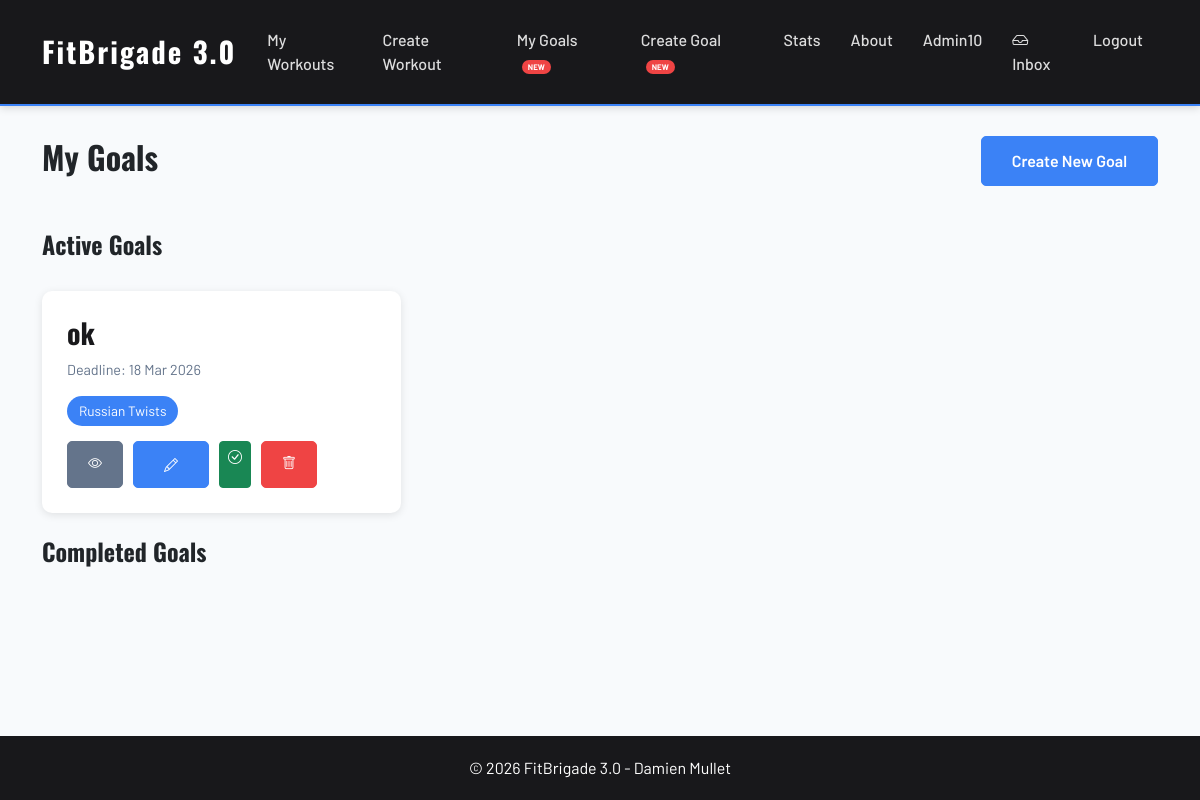
The app's page /goals/ (signed in) with its own data.
### users/models.py (models this page shows, shortened)
class CustomUser(AbstractUser):
    email = models.EmailField(unique=True)
    bio = models.TextField(blank=True, null=True)
    phone = models.CharField(max_length=20, blank=True, null=True)

### goals/models.py (models this page shows, shortened)
class Goal(models.Model):
    user = models.ForeignKey(
        settings.AUTH_USER_MODEL,
        on_delete=models.CASCADE,
        related_name='goals'
    )
    exercise = models.ForeignKey(
        Exercise,
        on_delete=models.SET_NULL,
        null=True,
        blank=True,
        related_name='goals'
    )
    name = models.CharField(max_length=100)
    target_weight = models.FloatField(null=True, blank=True)
    target_reps = models.PositiveIntegerField(null=True, blank=True)
    deadline = models.DateField(null=True, blank=True)
    notes = models.TextField(null=True, blank=True)
    created_at = models.DateTimeField(auto_now_add=True)
    is_completed = models.BooleanField(default=False)
    class Meta:
        ordering = ['deadline', '-created_at']

### workouts/models.py (models this page shows, shortened)
class Exercise(models.Model):
    name = models.CharField(max_length=100)
    muscle_group = models.ForeignKey(
        MuscleGroup,
        on_delete=models.CASCADE,
        related_name='exercises'
    )
    class Meta:
        ordering = ['muscle_group__name', 'name']

### goals/views.py (the view)
# urls.py: path('', views.goals_list, name='goals_list'),
@login_required
def goals_list(request):
    goals = Goal.objects.filter(user=request.user)
    return render(request, 'goals/goals.html', {'goals': goals})

### goals/templates/goals/goals.html (shortened to what this page needs)
{% extends 'base.html' %}
{% load static %}
{% block content %}
<div class="header-row">
    <h2>My Goals</h2>
    <a href="{% url 'goals:create_goal' %}" class="btn btn-primary">Create New Goal</a>
</div>
<br>
{% if goals %}
{% with active_goals=goals|dictsort:"name" %}
<h4>Active Goals</h4>
<br>
<div class="workout-list">
    {% for goal in goals %}
    {% if not goal.is_completed %}
    <div class="workout-card">
        <h3>{{ goal.name }}</h3>
        <p class="date">Deadline: {{ goal.deadline|date:"d M Y"|default:"No deadline" }}</p>
        <div class="muscle-tags">
            {% if goal.exercise %}
            <span class="tag">{{ goal.exercise.name }}</span>
            {% endif %}
        </div>
        <div class="card-actions flex-wrap">
            <a href="{% url 'goals:goal_detail' goal.id %}" class="btn btn-secondary btn-sm">
                <i class="bi bi-eye"></i>
            </a>
            <a href="{% url 'goals:edit_goal' goal.id %}" class="btn btn-primary btn-sm">
                <i class="bi bi-pencil"></i>
            </a>
            <a href="{% url 'goals:complete_goal' goal.id %}" class="btn btn-success btn-sm">
                <i class="bi bi-check-circle"></i>
            </a>
            <a href="{% url 'goals:delete_goal' goal.id %}" class="btn btn-danger btn-sm">
                <i class="bi bi-trash"></i>
            </a>
        </div>
    </div>
    {% endif %}
    {% endfor %}
</div>
<br>
<h4>Completed Goals</h4>
<br>
{% endwith %}
{% else %}
<div class="empty-message">
    <p>No goals yet. Start by creating your first goal!</p>
    <br>
    <a href="{% url 'goals:create_goal' %}" class="btn btn-primary">Create Goal</a>
</div>
{% endif %}
{% endblock %}

### templates/base.html (shortened to what this page needs)
{% load static %}
<!DOCTYPE html>
<html lang="en">
<head>
    <link href="https://cdn.jsdelivr.net/npm/bootstrap@5.3.0/dist/css/bootstrap.min.css" rel="stylesheet" />
    <link href="https://cdn.jsdelivr.net/npm/bootstrap-icons@1.11.0/font/bootstrap-icons.css" rel="stylesheet" />
    <link rel="stylesheet" href="{% static 'css/style.css' %}">
</head>
<body>
    <nav class="navbar navbar-expand-lg navbar-dark">
        <div class="container">
            <a class="navbar-brand" href="{% url 'workouts:index' %}">FitBrigade 3.0</a>
            <div class="collapse navbar-collapse" id="navbarNav">
                <ul class="navbar-nav me-auto">
                    {% if user.is_authenticated %}
                    <li class="nav-item">
                        <a class="nav-link" href="{% url 'workouts:home' %}">My Workouts</a>
                    </li>
                    <li class="nav-item">
                        <a class="nav-link" href="{% url 'workouts:create_workout' %}">Create Workout</a>
                    </li>
                    <li class="nav-item">
                        <a class="nav-link" href="{% url 'goals:goals_list' %}">My Goals <span
                                class="nav-new">NEW</span></a>
                    </li>
                    <li class="nav-item">
                        <a class="nav-link" href="{% url 'goals:create_goal' %}">Create Goal <span
                                class="nav-new">NEW</span></a>
                    </li>
                    <li class="nav-item">
                        <a class="nav-link" href="{% url 'workouts:stats' %}">Stats</a>
                    </li>
                    {% else %}
                    <li class="nav-item">
                        <a class="nav-link" href="{% url 'workouts:index' %}">Home</a>
                    </li>
                    {% endif %}
                    <li class="nav-item">
                        <a class="nav-link" href="{% url 'workouts:about' %}">About</a>
                    </li>
                </ul>
                <ul class="navbar-nav ms-auto">
                    {% if user.is_authenticated %}
                    <li class="nav-item">
                        <a class="nav-link" href="{% url 'users:profile' %}">{{ user.username }}</a>
                    </li>
                    <li class="nav-item">
                        <a class="nav-link" href="{% url 'messaging:inbox' %}">
                            <i class="bi bi-inbox"></i> Inbox
                        </a>
                    </li>
                    <li class="nav-item">
                        <form method="post" action="{% url 'users:logout' %}" class="d-inline">
                            <button type="submit" class="nav-link btn btn-link text-white">Logout</button>
                        </form>
                    </li>
                    {% endif %}
                </ul>
            </div>
        </div>
    </nav>
    <div class="toast-container position-fixed bottom-0 end-0 p-3" style="z-index: 9999;">
    </div>
    <main>
        <div class="container">
            {% block content %}{% endblock %}
        </div>
    </main>
    <footer>
        <div class="container">
            <p>&copy; 2026 FitBrigade 3.0 - Damien Mullet</p>
        </div>
    </footer>
</body>
</html>

### static/css/style.css (style rules this page uses)
:root { --primary-color: #3b82f6; --secondary-color: #64748b; --danger-color: #ef4444; --dark-color: #18181b; --light-bg: #f8fafc; }
body { font-family: 'Barlow', 'Segoe UI', Tahoma, Geneva, Verdana, sans-serif; background-color: var(--light-bg); display: flex !important; flex-direction: column !important; min-height: 100vh !important; }
h1, h2, h3, h4, h5, h6 { font-family: 'Oswald', sans-serif; font-weight: 700; }
.btn-primary { background-color: var(--primary-color) !important; border-color: var(--primary-color) !important; color: white !important; padding: 12px 30px; border-radius: 5px; font-family: 'Barlow', sans-serif; font-weight: 600; transition: background-color 0.3s, transform 0.3s, box-shadow 0.3s; }
.btn-secondary { background-color: var(--secondary-color) !important; border-color: var(--secondary-color) !important; color: white !important; padding: 10px 20px; border-radius: 5px; font-family: 'Barlow', sans-serif; font-weight: 600; }
.btn-danger { background-color: var(--danger-color) !important; border-color: var(--danger-color) !important; color: white !important; padding: 10px 20px; border-radius: 5px; font-family: 'Barlow', sans-serif; font-weight: 600; }
nav.navbar { background-color: var(--dark-color) !important; box-shadow: 0 2px 8px rgba(0, 0, 0, 0.15); border-bottom: 2px solid var(--primary-color); }
.navbar-brand { color: white !important; font-size: 1.8rem; font-weight: 700; font-family: 'Oswald', sans-serif; letter-spacing: 2px; }
.nav-link { color: rgba(255, 255, 255, 0.85) !important; font-weight: 500; position: relative; transition: color 0.3s; padding: 20px 15px !important; }
.nav-link::after { content: ""; position: absolute; bottom: 0; left: 50%; width: 0; height: 3px; background: var(--primary-color); transition: width 0.3s ease, left 0.3s ease; }
.nav-new { background: var(--danger-color); color: white; font-size: 0.5rem; padding: 2px 6px; border-radius: 10px; margin-left: 5px; font-weight: 700; animation: pulse 2s infinite; }
main { flex: 1 !important; padding: 30px 0; }
.header-row { display: flex; justify-content: space-between; align-items: center; margin-bottom: 20px; }
.workout-list { display: grid; grid-template-columns: repeat(auto-fill, minmax(300px, 1fr)); gap: 20px; }
.workout-card { background: white; padding: 25px; border-radius: 10px; box-shadow: 0 2px 8px rgba(0, 0, 0, 0.1); transition: transform 0.3s; }
.workout-card h3 { color: var(--dark-color); margin-bottom: 10px; }
.workout-card .date { color: var(--secondary-color); font-size: 0.9rem; margin-bottom: 15px; }
.muscle-tags { display: flex; flex-wrap: wrap; gap: 8px; margin-bottom: 15px; }
.tag { background-color: var(--primary-color); color: white; padding: 5px 12px; border-radius: 15px; font-size: 0.85rem; }
.card-actions, .detail-actions { display: flex; gap: 10px; }
footer { background-color: var(--dark-color); color: white; text-align: center; padding: 20px 0; margin-top: auto; }
footer p { margin: 0; }

### records on screen
CustomUser: username "Admin10"
Goal: name "ok", deadline "18 Mar 2026", exercise.name "Russian Twists"
